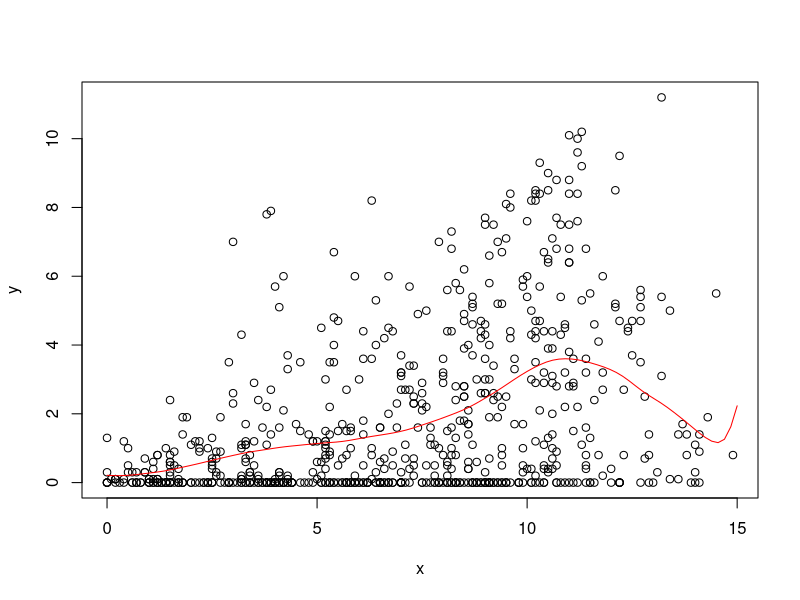
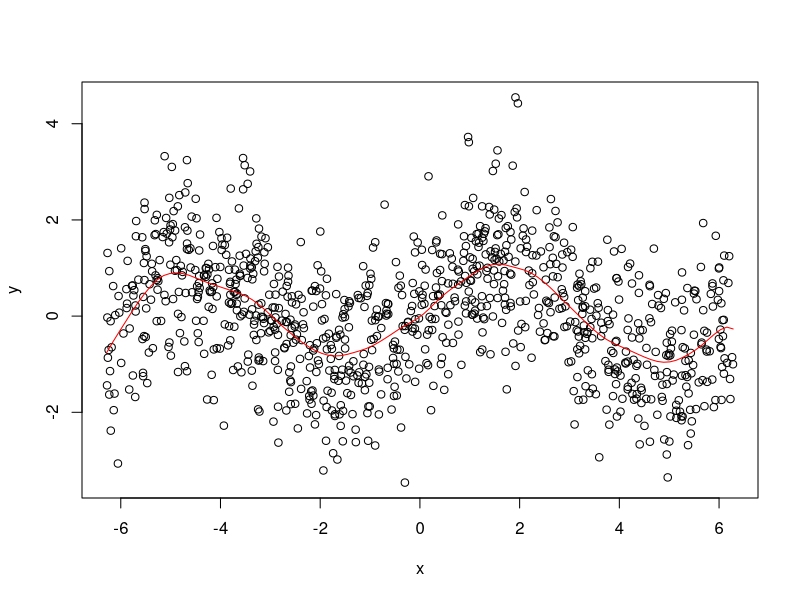

Source code (R) for these figures, in order:
# STAT-S 610
# LAB 4
# 2019-10-03
# https://jfukuyama.github.io/teaching/stat610/assignments/lab4.pdf

# --- functions --- #

#' @param x (numeric) vector of same length as y
#' @param y (numeric) vector of same length as y
#' @param z (numeric) vector, can be of a different length
#' @param omega (numeric) must be a scalar
#' @return (numeric) vector of the same length as z
llr = function(x, y, z, omega) {
  fits = sapply(z, compute_f_hat, x, y, omega)
  return(fits)
}

#' @param z (numeric) must be a scalar
#' @param x (numeric) vector of the same length as y
#' @param y (numeric) vector of the same length as x
#' @param omega (numeric) must be a scalar
#' @return (numeric) scalar
compute_f_hat = function(z, x, y, omega) {
  Wz = make_weight_matrix(z, x, omega)
  Wz = diag(Wz)
  X = make_predictor_matrix(x)
  Wz_X = t(mapply(function(x1,x2,w){return(c(w*x1,w*x2))},X[,1],X[,2], Wz))
  Wz_y = mapply(function(y,w){return(y*w)},y, Wz)
  f_hat = c(1, z) %*% solve(t(X) %*% Wz_X) %*% t(X) %*% Wz_y
  #f_hat = c(1, z) %*% solve(t(X) %*% Wz %*% X) %*% t(X) %*% Wz %*% y
  return(f_hat)
}

#' @param z (numeric) must be a scalar
#' @param x (numeric) vector of arbitrary length
#' @param omega (numeric) must be a scalar
#' @return (numeric) a diagonal matrix
make_weight_matrix = function(z, x, omega) {
  r = abs(x - z) / omega  # this is a vector of the same length as x
  w = sapply(r, W)  # this is a vector of the same length as x and r
  Wz = diag(w)  # this is a diagonal matrix with elements from w
  return(Wz)
}

#' @param r (numeric) must be a scalar
#' @return (numeric) scalar
W = function(r) {
  if (abs(r) < 1) {
    return((1 - abs(r) ** 3) ** 3)
  } else {
    return(0)
  }
}

#' @param x (numeric) vector of arbitrary length
#' @return (numeric) matrix with 2 columns and rows equal to length of x
make_predictor_matrix = function(x) {
  n = length(x)
  return(cbind(rep(1, n), x))
}


# --- example 1 --- #

# get the data
data(french_fries, package = 'reshape2')
french_fries = na.omit(french_fries)

# input data
x = french_fries$potato
y = french_fries$buttery

# space along which to smooth
z = seq(0, 15, length.out = 100)

# run smoothing
fits = llr(z = z, x = x, y = y, omega = 2)

# plot the data and the smoother
plot(x, y)
lines(z, fits, col = 'red')


# --- example 2 --- #

# noisy sine wave
x = runif(1000, -2 * pi, 2 * pi)
y = sin(x) + rnorm(length(x))

# space along which to smooth
z = seq(-2 * pi, 2 * pi, length.out = 100)

# run smoothing
fits = llr(z = z, x = x, y = y, omega = pi / 3)

# plot the data and the smoother
plot(x, y)
lines(z, fits, col = 'red')
